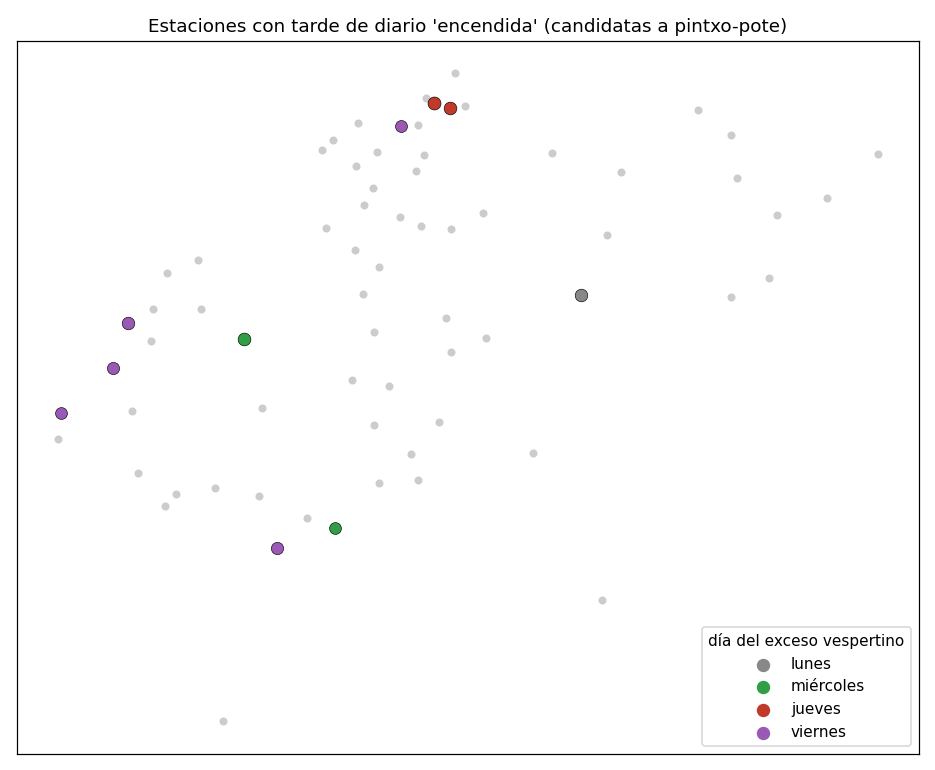

Reproduce this figure in Python.
"""¿Saben las bicis qué día es el pintxo-pote de cada barrio?

Firma buscada: exceso recurrente de LLEGADAS en tarde de diario (19-23 h) en
las estaciones de una zona, siempre el mismo día de la semana. No existe
fuente estructurada del pintxo-pote: aquí se intenta detectar desde los datos
y que un nativo valide el mapa.

Entrada: data/events.csv.gz + data/profiles.csv
Salida:  analysis/pintxopote.png y markdown por stdout

    python3 analysis/pintxopote.py > analysis/pintxopote.md
"""
import numpy as np
import pandas as pd
import matplotlib
matplotlib.use("Agg")
import matplotlib.pyplot as plt

H0, H1 = 19, 23                 # tarde de pintxo-pote: 19:00-22:59
MIN_ARR = 6                     # llegadas/tarde mínimas para opinar
MIN_RATIO = 1.3                 # exceso mínimo frente al resto de diarios
DOWS = ["lunes", "martes", "miércoles", "jueves", "viernes"]

ev = pd.read_csv("data/events.csv.gz", parse_dates=["ts"])
ev["ts"] = ev.ts.dt.tz_convert("Europe/Madrid")
ev = ev[(ev.ts.dt.hour >= H0) & (ev.ts.dt.hour < H1) & (ev.ts.dt.dayofweek < 5)]
ev["date"] = ev.ts.dt.date
ev["dow"] = ev.ts.dt.dayofweek
st = pd.read_csv("data/profiles.csv").groupby("station_id")[["name", "lat", "lon"]].first()

# llegadas por estación × tarde concreta, cuadrado con todas las tardes (0 si nada)
day = ev.groupby(["station_id", "date", "dow"]).arr.sum().reset_index()
dates = ev[["date", "dow"]].drop_duplicates()
full = (day.set_index(["station_id", "date"])
          .reindex(pd.MultiIndex.from_product([st.index, dates.date], names=["station_id", "date"]))
          .arr.fillna(0).reset_index().merge(dates, on="date"))

# el viernes la RED entera sube (~+20 %, arranque del finde): se deflacta cada
# día por su factor de red, y lo que quede es exceso LOCAL — la firma buscada
netf = full.groupby("dow").arr.mean()
netf = netf / netf.mean()

rows = []
for sid, g in full.groupby("station_id"):
    m = g.groupby("dow").arr.mean() / netf
    if len(m) < 5:
        continue
    for d in range(5):
        rest = m.drop(d).mean()
        if m[d] >= MIN_ARR and rest > 0 and m[d] / rest >= MIN_RATIO:
            # consistencia: ¿cuántas de las tardes de ese día superan la media del resto?
            hits = (g[g.dow == d].arr / netf[d] > rest).mean()
            rows.append((sid, d, m[d], rest, m[d] / rest, hits))
r = pd.DataFrame(rows, columns=["sid", "dow", "arr_d", "arr_resto", "ratio", "consistencia"])
r = r[r.consistencia >= 0.7]                   # el exceso tiene que repetirse, no ser una noche loca
best = r.sort_values("ratio", ascending=False).groupby("sid").head(1)

print(f"# ¿Detectan las bicis el pintxo-pote? (llegadas {H0}-{H1} h, lunes-viernes, "
      f"{dates.date.nunique()} tardes)\n")
print("Exceso LOCAL: llegadas del día, deflactadas por el factor de red de ese día "
      "(el viernes sube en todas partes y eso no es pintxo-pote), frente al resto de "
      "diarios; se exige repetirse en >=70 % de las semanas.\n")
print("| estación | día | llegadas esa tarde | resto de tardes | exceso | semanas que se repite |")
print("|---|---|---|---|---|---|")
for _, x in best.sort_values("ratio", ascending=False).head(18).iterrows():
    print(f"| {st.loc[x.sid,'name']} | **{DOWS[int(x.dow)]}** | {x.arr_d:.0f} | {x.arr_resto:.0f} "
          f"| ×{x.ratio:.1f} | {x.consistencia*100:.0f} % |")

net = full.merge(dates, on="date", suffixes=("", "_"))  # red entera por dow
nm = full.groupby("dow").arr.mean()
print("\nRed entera (media de llegadas por estación y tarde): " +
      ", ".join(f"{DOWS[d]} {nm[d]:.1f}" for d in range(5)))

fig, ax = plt.subplots(figsize=(8.5, 7))
cols = {0: "#888", 1: "#2b6cb0", 2: "#2f9e44", 3: "#c0392b", 4: "#9b59b6"}
ax.scatter(st.lon, st.lat, s=18, c="#ccc", zorder=1)
for _, x in best.iterrows():
    ax.scatter(st.loc[x.sid, "lon"], st.loc[x.sid, "lat"], s=40 + 60 * (x.ratio - 1),
               c=cols[int(x.dow)], zorder=3, edgecolors="k", lw=.4)
for d in range(5):
    if (best.dow == d).any():
        ax.scatter([], [], c=cols[d], label=DOWS[d], s=60)
ax.legend(title="día del exceso vespertino", loc="lower right")
ax.set(title="Estaciones con tarde de diario 'encendida' (candidatas a pintxo-pote)",
       xticks=[], yticks=[])
fig.tight_layout(); fig.savefig("analysis/pintxopote.png", dpi=110)
